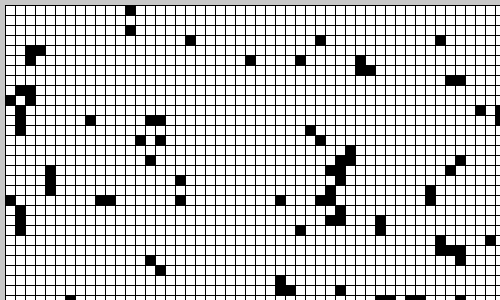
Frame 1 (no input)
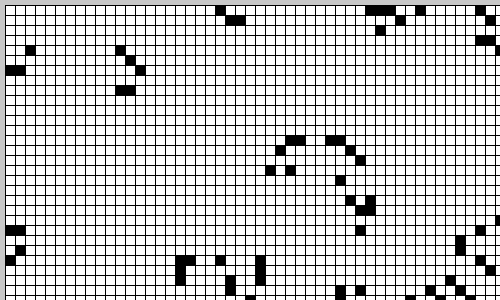
Frame 60 (the mouse pressed at the canvas centre just before this capture)
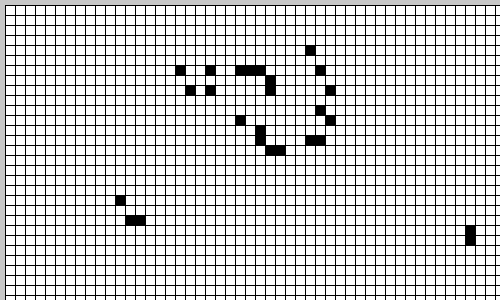
Frame 120 (the mouse held since frame 60 and released just before this capture)

The Processing sketch that drew these frames (run headless with seeded random() and noise(); from frame 60 on, the mouse is pressed at the canvas centre):

// Processing sketch: CA_Brians_Brain
// ── CA_Brians_Brain.pde
Cell[][] cells;
int cell_size = 10;
int row, col;

void setup()
{ 
    size(500, 300);
    row = floor(width/cell_size);
    col = floor(height/cell_size);
    reset();
} 

void reset()
{
    cells = new Cell[row][col];
    
    for (int x = 0; x < row; x++)
    {
        for (int y = 0; y < col; y++)
        {  
        Cell c = new Cell(x, y);  
        cells[x][y] = c;     
        }        
    }          

    
    for (int x = 0; x < row; x++)
    {
        for (int y = 0; y < col; y++)
        {  
        int above = y-1;    
        int below = y+1;    
        int left = x-1;      
        int right = x+1;      
        
        if (above < 0)    { above = col-1;  }  
        if (below == col) { below = 0;      }  
        if (left < 0)     { left = row-1;   }  
        if (right == row) { right = 0;      }  

        cells[x][y].addNeighbour(cells[left][above]   );  
        cells[x][y].addNeighbour(cells[left][y]       );    
        cells[x][y].addNeighbour(cells[left][below]   );  
        cells[x][y].addNeighbour(cells[x][below]      );  
        cells[x][y].addNeighbour(cells[right][below]  );  
        cells[x][y].addNeighbour(cells[right][y]      );  
        cells[x][y].addNeighbour(cells[right][above]  );  
        cells[x][y].addNeighbour(cells[x][above]      );    
        }
    }
}

void draw()
{
    background(200);
                        
    for (int x = 0; x < row; x++)
    {
        for (int y = 0; y < col; y++)
        {
        cells[x][y].calcNextState();
        }
    }
                            
    translate(cell_size/2, cell_size/2);    
                            
    for (int x = 0; x < row; x++)
    {
        for (int y = 0; y < col; y++)
        {
        cells[x][y].draw();
        }
    }
}

void mousePressed()
{
    reset();
}

class Cell
{
    float x, y;
    int current;
    int next;  
    Cell[] neighbours;
    
    Cell(float ex, float why)
    {
        x = ex * cell_size;
        y = why * cell_size;
        if (random(2) > 1)
        {  
        next = 1;
        }
        else
        {
        next = 0; 
        }
        current = next;
        neighbours = new Cell[0];
    }

    void addNeighbour(Cell cell)
    {
        neighbours = (Cell[])append(neighbours, cell); 
    }
    
    void calcNextState()
    {
        if (current == 0)
        {    
            int firingCount = 0;
            for (int i=0; i < neighbours.length; i++)
            {
                if (neighbours[i].current == 1)
                {    
                    firingCount++;
                }
            }
            if (firingCount == 2)
            {     
                next = 1;    
            } 
            else
            {
                next = current;    
            }
        }
        else if (current == 1)
        {     
            next = 2;
        }
        else if (current == 2)
        {     
            next = 0;
        }  
    }
    
    void draw() {
        current = next;
        stroke(0);
        if (current == 1)
        {
            fill(0);
        }
        else
        {
            fill(255);
        }
        rect(x, y, cell_size, cell_size);
    }
    
}
